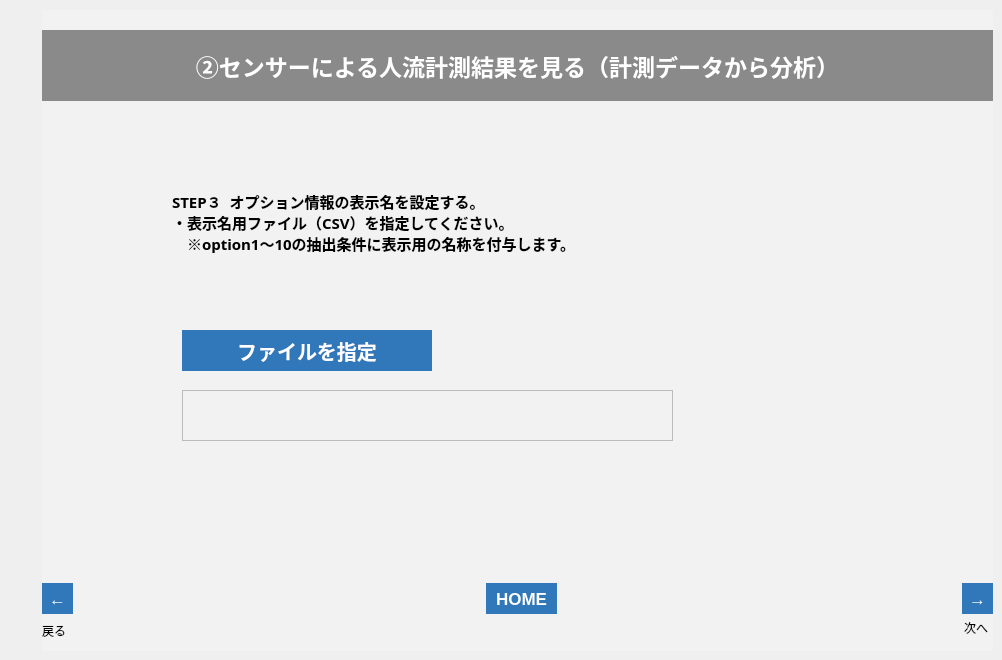
   <widget class="QWidget" name="tab_24">
    <attribute name="title">
     <string>ページ</string>
    </attribute>
    <widget class="QFrame" name="frame_28">
     <property name="geometry">
      <rect>
       <x>42</x>
       <y>10</y>
       <width>951</width>
       <height>641</height>
      </rect>
     </property>
     <property name="styleSheet">
      <string notr="true">background-color: rgb(242, 242, 242);</string>
     </property>
     <property name="frameShape">
      <enum>QFrame::NoFrame</enum>
     </property>
     <property name="frameShadow">
      <enum>QFrame::Plain</enum>
     </property>
     <property name="lineWidth">
      <number>0</number>
     </property>
     <widget class="QLabel" name="lbl_002_3_n_2">
      <property name="enabled">
       <bool>true</bool>
      </property>
      <property name="geometry">
       <rect>
        <x>922</x>
        <y>610</y>
        <width>31</width>
        <height>16</height>
       </rect>
      </property>
      <property name="text">
       <string>次へ</string>
      </property>
     </widget>
     <widget class="QLabel" name="label_79">
      <property name="geometry">
       <rect>
        <x>0</x>
        <y>610</y>
        <width>50</width>
        <height>21</height>
       </rect>
      </property>
      <property name="text">
       <string>戻る</string>
      </property>
     </widget>
     <widget class="QToolButton" name="btn_002_3_n_2">
      <property name="enabled">
       <bool>true</bool>
      </property>
      <property name="geometry">
       <rect>
        <x>920</x>
        <y>573</y>
        <width>31</width>
        <height>31</height>
       </rect>
      </property>
      <property name="font">
       <font>
        <pointsize>13</pointsize>
        <weight>75</weight>
        <bold>true</bold>
       </font>
      </property>
      <property name="styleSheet">
       <string notr="true">background-color: rgb(48,120,186);
color: rgb(255, 255, 255);
border: none;</string>
      </property>
      <property name="text">
       <string>→</string>
      </property>
     </widget>
     <widget class="QToolButton" name="btn_002_3_b_2">
      <property name="geometry">
       <rect>
        <x>0</x>
        <y>573</y>
        <width>31</width>
        <height>31</height>
       </rect>
      </property>
      <property name="font">
       <font>
        <pointsize>13</pointsize>
        <weight>75</weight>
        <bold>true</bold>
       </font>
      </property>
      <property name="styleSheet">
       <string notr="true">background-color: rgb(48,120,186);
color: rgb(255, 255, 255);
border: none;</string>
      </property>
      <property name="text">
       <string>←</string>
      </property>
     </widget>
     <widget class="QLabel" name="label_82">
      <property name="geometry">
       <rect>
        <x>0</x>
        <y>20</y>
        <width>951</width>
        <height>71</height>
       </rect>
      </property>
      <property name="font">
       <font>
        <family>游ゴシック</family>
        <pointsize>17</pointsize>
        <weight>75</weight>
        <bold>true</bold>
       </font>
      </property>
      <property name="styleSheet">
       <string notr="true">background-color: rgb(138, 138, 138);
color: rgb(255, 255, 255);</string>
      </property>
      <property name="text">
       <string>②センサーによる人流計測結果を見る（計測データから分析）</string>
      </property>
      <property name="alignment">
       <set>Qt::AlignCenter</set>
      </property>
     </widget>
     <widget class="QLabel" name="lbl_002_read_msg_3">
      <property name="geometry">
       <rect>
        <x>130</x>
        <y>410</y>
        <width>711</width>
        <height>51</height>
       </rect>
      </property>
      <property name="font">
       <font>
        <family>游ゴシック</family>
        <pointsize>11</pointsize>
        <weight>75</weight>
        <bold>true</bold>
       </font>
      </property>
      <property name="styleSheet">
       <string notr="true">border-color: rgb(220, 220, 220);</string>
      </property>
      <property name="frameShape">
       <enum>QFrame::Box</enum>
      </property>
      <property name="lineWidth">
       <number>0</number>
      </property>
      <property name="midLineWidth">
       <number>0</number>
      </property>
      <property name="text">
       <string/>
      </property>
      <property name="alignment">
       <set>Qt::AlignLeading|Qt::AlignLeft|Qt::AlignVCenter</set>
      </property>
     </widget>
     <widget class="QLabel" name="label_34">
      <property name="geometry">
       <rect>
        <x>130</x>
        <y>180</y>
        <width>711</width>
        <height>141</height>
       </rect>
      </property>
      <property name="font">
       <font>
        <family>游ゴシック</family>
        <pointsize>11</pointsize>
        <weight>75</weight>
        <bold>true</bold>
       </font>
      </property>
      <property name="styleSheet">
       <string notr="true">border-color: rgb(220, 220, 220);</string>
      </property>
      <property name="frameShape">
       <enum>QFrame::Box</enum>
      </property>
      <property name="lineWidth">
       <number>0</number>
      </property>
      <property name="midLineWidth">
       <number>0</number>
      </property>
      <property name="text">
       <string>STEP３  オプション情報の表示名を設定する。
・表示名用ファイル（CSV）を指定してください。
　※option1～10の抽出条件に表示用の名称を付与します。
</string>
      </property>
      <property name="alignment">
       <set>Qt::AlignLeading|Qt::AlignLeft|Qt::AlignTop</set>
      </property>
     </widget>
     <widget class="QToolButton" name="btn_home_9_2">
      <property name="geometry">
       <rect>
        <x>444</x>
        <y>573</y>
        <width>71</width>
        <height>31</height>
       </rect>
      </property>
      <property name="font">
       <font>
        <pointsize>13</pointsize>
        <weight>75</weight>
        <bold>true</bold>
       </font>
      </property>
      <property name="styleSheet">
       <string notr="true">background-color: rgb(48,120,186);
color: rgb(255, 255, 255);
border: none;</string>
      </property>
      <property name="text">
       <string>HOME</string>
      </property>
     </widget>
     <widget class="QLabel" name="lbl_001_8">
      <property name="geometry">
       <rect>
        <x>140</x>
        <y>450</y>
        <width>711</width>
        <height>51</height>
       </rect>
      </property>
      <property name="font">
       <font>
        <family>游ゴシック</family>
        <pointsize>11</pointsize>
        <weight>75</weight>
        <bold>true</bold>
       </font>
      </property>
      <property name="styleSheet">
       <string notr="true">border-color: rgb(220, 220, 220);</string>
      </property>
      <property name="frameShape">
       <enum>QFrame::Box</enum>
      </property>
      <property name="lineWidth">
       <number>0</number>
      </property>
      <property name="midLineWidth">
       <number>0</number>
      </property>
      <property name="text">
       <string/>
      </property>
      <property name="alignment">
       <set>Qt::AlignLeading|Qt::AlignLeft|Qt::AlignVCenter</set>
      </property>
     </widget>
     <widget class="QPushButton" name="btn_option_load_2">
      <property name="geometry">
       <rect>
        <x>140</x>
        <y>320</y>
        <width>250</width>
        <height>41</height>
       </rect>
      </property>
      <property name="font">
       <font>
        <family>游ゴシック</family>
        <pointsize>15</pointsize>
        <weight>75</weight>
        <bold>true</bold>
       </font>
      </property>
      <property name="autoFillBackground">
       <bool>false</bool>
      </property>
      <property name="styleSheet">
       <string notr="true">background-color: rgb(48,120,186);
color: rgb(255, 255, 255);
border: none;</string>
      </property>
      <property name="text">
       <string>ファイルを指定</string>
      </property>
     </widget>
     <widget class="QListWidget" name="list_optioncsv_2">
      <property name="geometry">
       <rect>
        <x>140</x>
        <y>380</y>
        <width>491</width>
        <height>51</height>
       </rect>
      </property>
      <property name="font">
       <font>
        <pointsize>12</pointsize>
       </font>
      </property>
     </widget>
    </widget>
   </widget>
